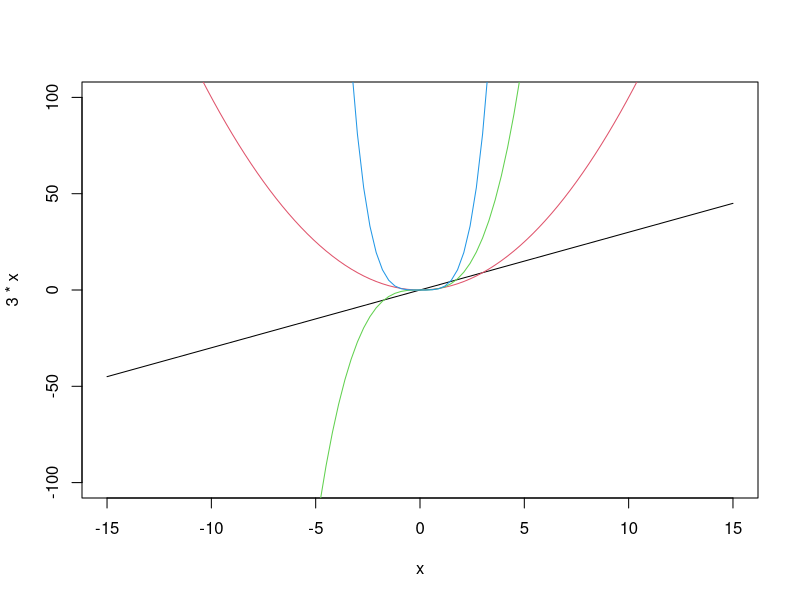
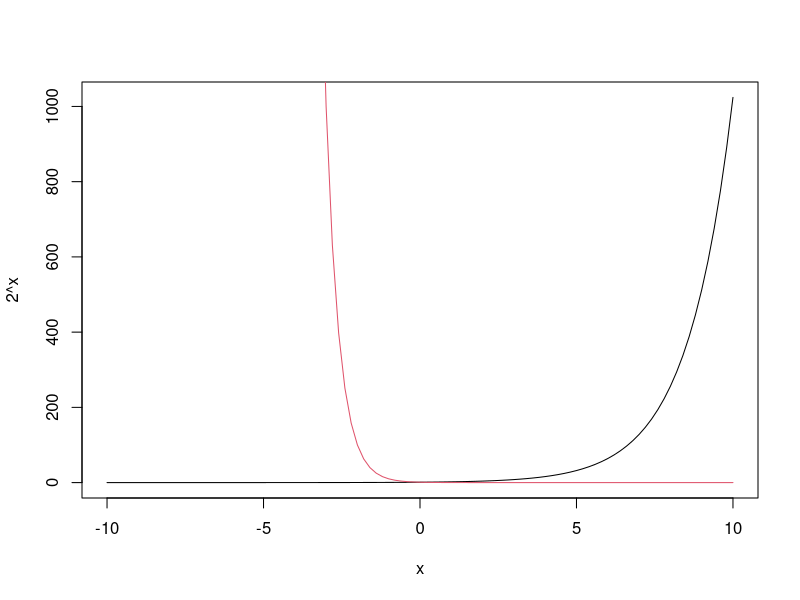
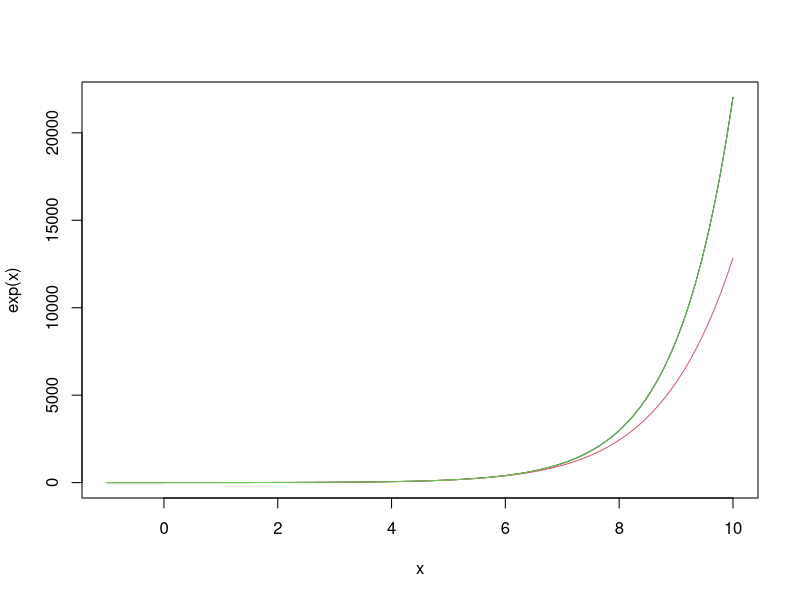
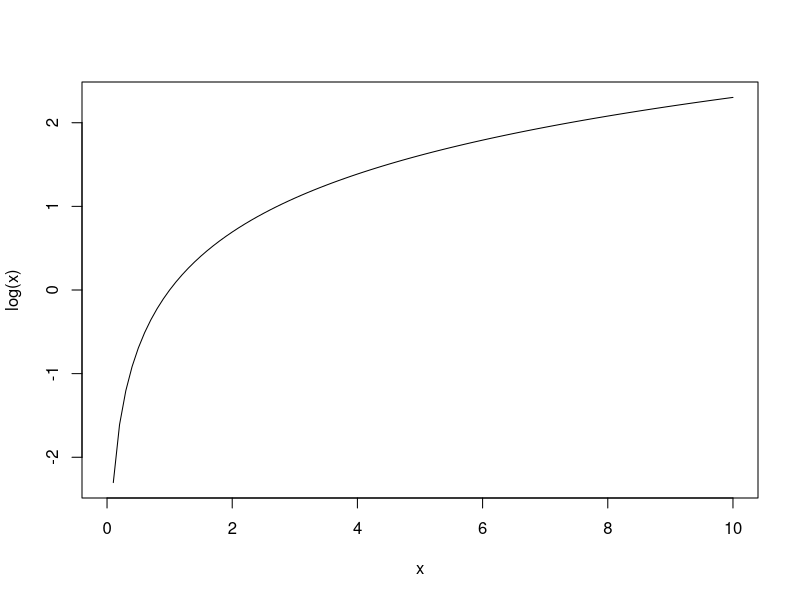
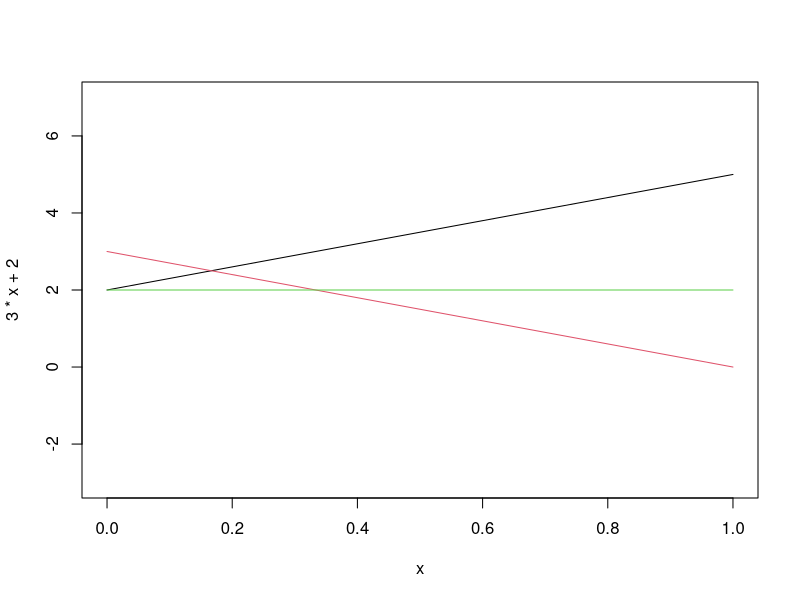
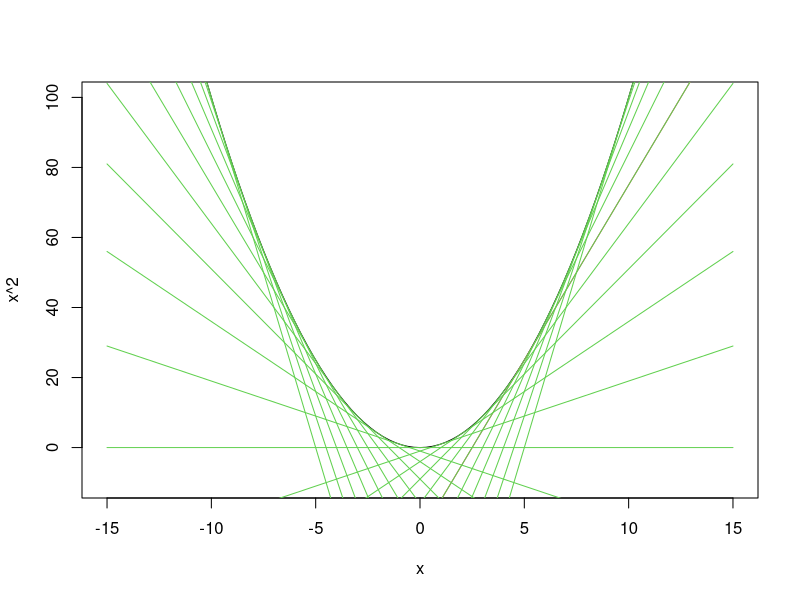
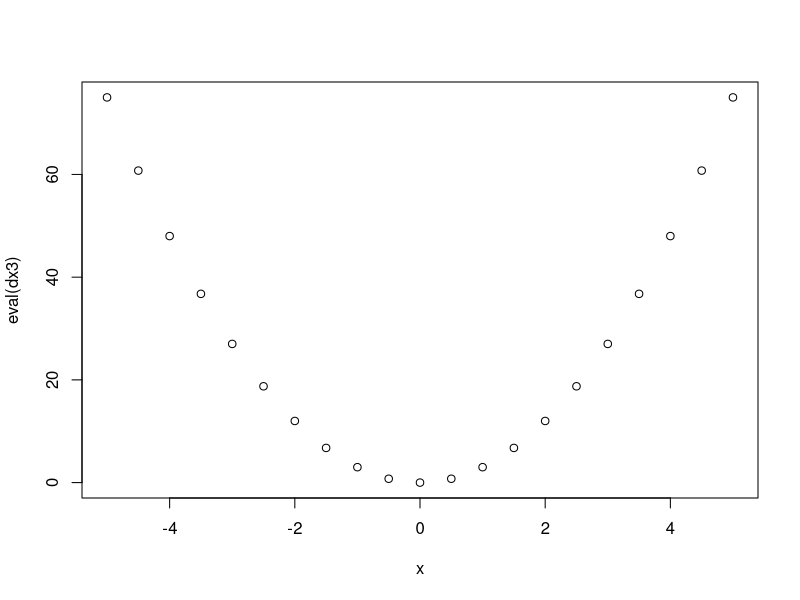
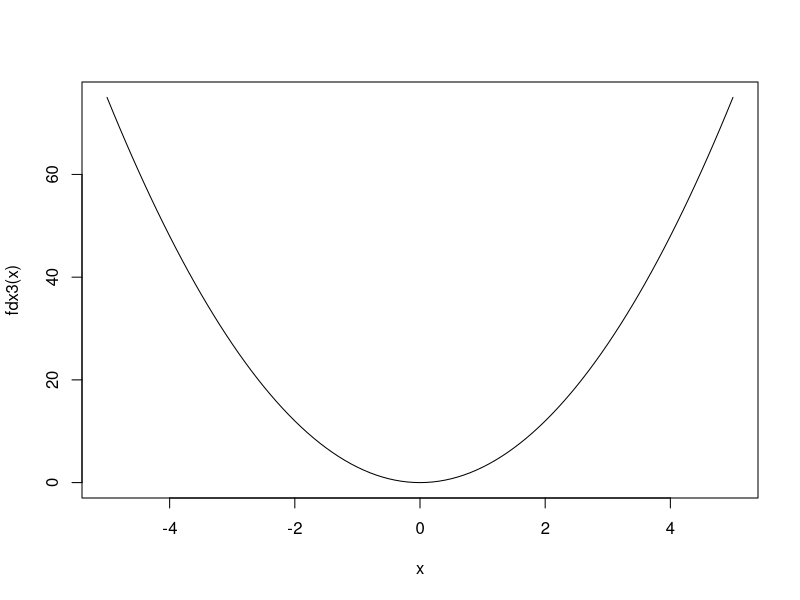

These charts were generated, in order, by the following R code:
######################################
# Statistics for data science: R 
# 
# http://didawiki.di.unipi.it/doku.php/mds/sds/
######################################

# [CTRL-Enter] to execute a line

###### Script Lesson 06: Recalls on calculus ##########

# polynomials
curve(3*x, xlim=c(-15, 15), ylim=c(-100, 100))
curve(x^2, col=2, add=T)
curve(x^3, col=3, add=T)
curve(x^4, col=4, add=T)
legend('top', legend=c('3x', 'x^2', 'x^3', 'x^4'), lty=1, col=1:4,
       inset=c(0, -0.3), xpd=TRUE, ncol=4) # put legend outside plot

# powers and logarithms
a = 2

a^3 * a^2 # a^m * a^n = a^(m+n) 
a^3 / a^2 # a^m / a^n = a^(m-n) 
a^0 # a^0 = a^m / a^m = 1
a^(-2) # a^(-m) = a^0 / a^m = 1/a^m
(a^2)^3 # (a^m)^n = a^(m*n) 

b = 8
4^(1/2) # is sqrt(4) - the principal square root of 4 (there are 2 roots: -2 and +2)
(-4)^(1/2) # sqrt(-4) does not exist
curve(2^x, xlim=c(-10,10))
curve(0.1^x, col=2, add=T)

exp(1) # euler number e, exp(a) = e^a
exp(3) # e^3
curve(exp(x), xlim=c(-1,10))
k = 0:10
# approximation of Taylor series
g1 = function(x) sum(x^k/factorial(k))
g = Vectorize(g1) # vectorize function over vector
curve( g, col=2, add=T)
k = 0:20 # better approximation
curve( g, col=3, add=T)

log(exp(3)) # log(a) = b such that e^b = a, for a >= 0
log(1)
curve(log(x), xlim=c(0, 10))

log(a*b) # log(a*b) = log(e^log(a)*e^log(b)) = log(e^(log(a)+log(b)) = log(a)+log(b)
log(a) + log(b)
log(a/b) # log(a/b) = log(e^log(a)/e^log(b)) = log(e^(log(a)-log(b)) = log(a)-log(b)
log(a) - log(b)
log(a^3) # log(a^k) = k log(a)
3*log(a)
log(a^3, base=a) # log_a(b) = v such that a^v = b
log(a^3)/log(a) # a^log_a(b) = b = e^log(b) AND a^log_a(b) = e^(log(a)*log_a(b) ) IMPLY log(b)/log(a) = log_a(b)

# linear functions
curve(3*x+2, ylim=c(-3,7)) # positive gradient (or slope)
curve(-3*x+3, col=2, add=T) # negative gradient (or slope)
curve(0*x + 2, col=3, add=T) # zero gradient - constant functions

# gradient of x^2
curve(x^2, xlim=c(-15, 15), ylim=c(-10, 100))
# tangent at x=a has gradient 2*a and offset = a^2 - 2*a*a = -a^2 
curve(10*x - 25, col=2, add=T) # e.g., a=5
for(a in -10:10) {
  curve( 2*a*x + (a^2 - 2*a*a), col=3, add=T)
}

# derivatives
dx3 = D(expression(x^3), "x") # symbolic derivatives
dx3
class(dx3) # callable object type
eval(dx3, list(x=5)) # eval dx3 at x=5
x = seq(-5, 5, 0.5)
plot(x, eval(dx3), xlim=c(-5, 5))
fdx3 = function(x) eval(dx3, list(x=x)) # eval dx3 at any x passed to function
curve(fdx3, from=-5, to=5)

D(dx3, "x") # second derivative
D(expression(x^n), "x") # partial derivative d x^n / dx 
D(expression(x^n), "n") # partial derivative d x^n / dn

# gradient of f(x) using f'(x)
f = function(x) x^3+4*x^2 # replace body with any expression on x, eg. x^3
fprime = function(x) eval(D(body(f), "x"))
curve(f, xlim=c(-5, 5), ylim=c(-10, 10))
for(a in -5:5) 
  curve( fprime(a)*x + (f(a) - fprime(a)*a), col=3, add=T)

# minimum using derivatives (no conclusion, we should look a 4th derivative)
root = uniroot(fprime, c(-1,1))$root # find root of fprime
root
fprime(root)
fsecond = function(x) eval(D(D(body(f), "x"), "x"))
fsecond(root)

# minimum using numeric methods
optimize(f, c(-1000, 1000))

# definite integrals computed using numeric methods (with approximation)
ee = function(x, lambda=2) x*lambda*exp(-lambda*x)
integrate(ee, 0, Inf) # Expectation of exponential distribution: 1/lambda

# Euler's gamma(x) function extends factorial(x-1)
plot(0:10, factorial(0:10), log='y')
curve(gamma(x+1), add=T, col='red')
